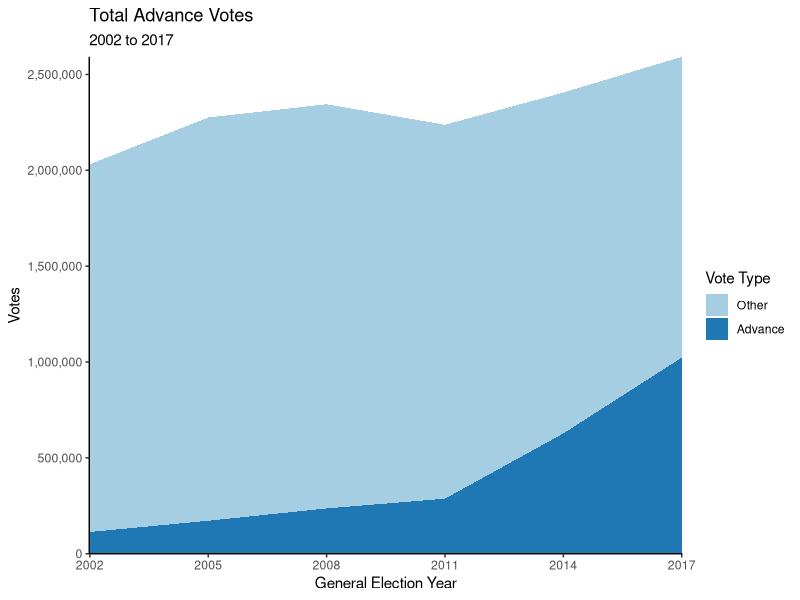
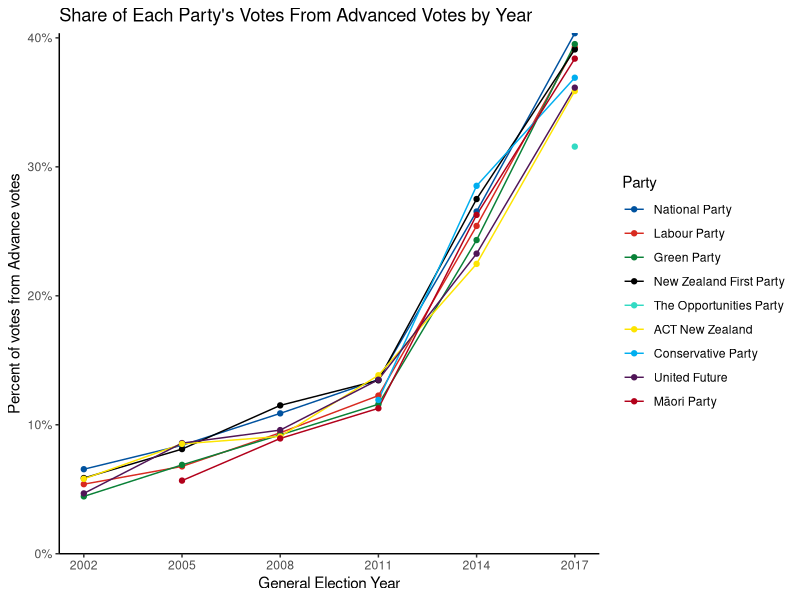
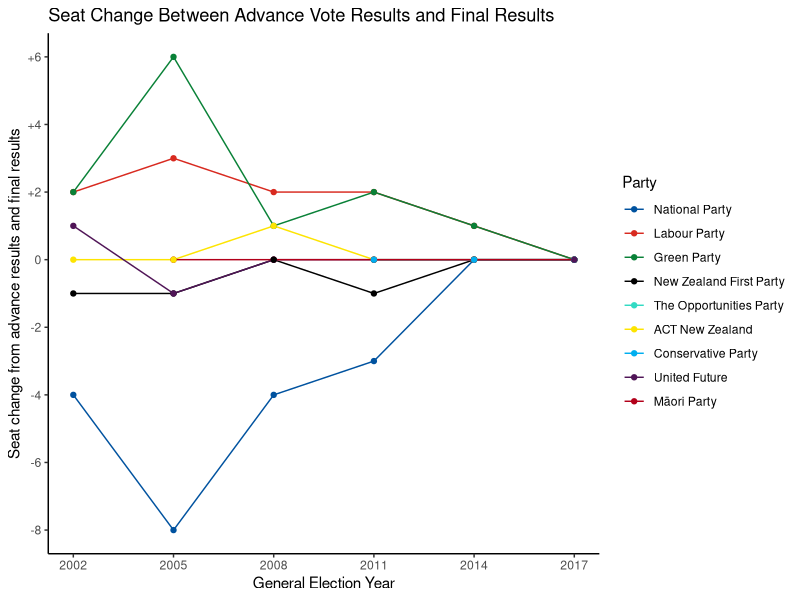
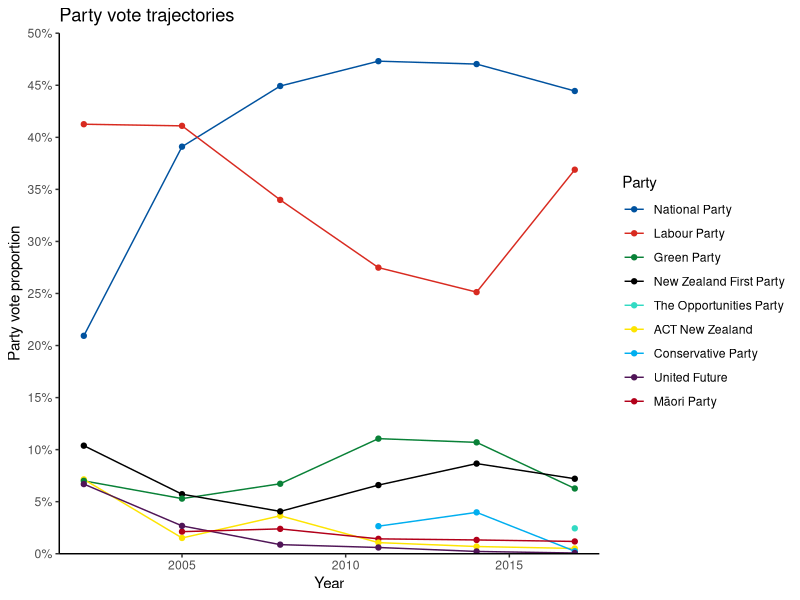
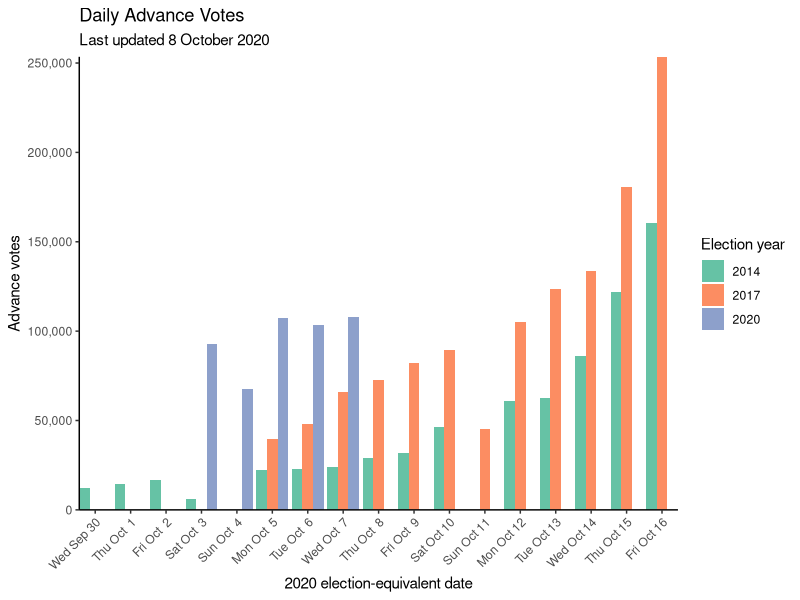

R code for these plots, in order:
library(dplyr)
library(tidyr)
library(ggplot2)
library(scales)
library(RColorBrewer)
theme_set(theme_classic())
partycolours <- c(
                  "National Party" = "#00529F",
                  "Labour Party" = "#D82A20",
                  "Green Party" = "#098137",
                  "New Zealand First Party" = "#000000",
                  "The Opportunities Party" = "#32DAC3",
                  "ACT New Zealand" = "#FDE401",
                  "Conservative Party" = "#00AEEF",
                  "United Future" = "#501557",
                  "Māori Party" = "#B2001A"
                  )
dat <- read.csv("AdvancedVotesNewZealand.csv", stringsAsFactors = FALSE) %>%
    mutate(Party = gsub(" $", "", Party),
           Party = gsub("Mâori", "Māori", Party),
           Party = gsub("^Conservative$", "Conservative Party", Party),
           Party = gsub("^United Future New Zealand$", "United Future", Party),
           Party = gsub(" Coalition$", "", Party),
           Party = gsub("MANA", "Mana", Party),
           Party = gsub(" \\(.*\\)$", "", Party)) %>%
    pivot_wider(id_cols = c(Year, Party),
                names_from = Type, values_from = c(Votes, Seats)) %>%
    mutate(Votes_Other = Votes_Total - Votes_Advance,
           Advance_Proportion = Votes_Advance / Votes_Total,
           Seat_Difference = Seats_Total - Seats_Advance)

e.years <- sort(unique(dat$Year))

elec <- dat %>% group_by(Year) %>%
    summarise(Total_Votes = sum(Votes_Total),
              Total_Advance = sum(Votes_Advance),
              Total_Other = sum(Votes_Other),
              Total_Seats = sum(Seats_Total),
              Advance_Seats = sum(Seats_Advance),
              Seat_Differences = sum(abs(Seat_Difference)),
              .groups = "drop") %>%
    mutate(Prop_Advance = Total_Advance / Total_Other)

partylev <- dat %>% left_join(elec, by = "Year") %>%
    mutate(PV_Prop_Total = Votes_Total / Total_Votes,
           PV_Prop_Advance = Votes_Advance / Total_Advance)

partyav <- partylev %>% group_by(Party) %>%
    summarise(Total_Mean_Prop = mean(PV_Prop_Total),
              Advance_Mean_Prop = mean(PV_Prop_Advance),
              .groups = "drop") %>% arrange(desc(Total_Mean_Prop))

partylev$Party = factor(partylev$Party, levels = partyav$Party)

typecomp <- partylev %>%
    select(Year:Party, Votes_Advance,
           Votes_Other, Seats_Advance,
           Seats_Total, PV_Prop_Advance,
           PV_Prop_Total) %>%
    pivot_longer(cols = Votes_Advance:PV_Prop_Total,
                 names_to = c("Quantity", "Type"),
                 names_pattern = "(.*)_([^_]*)$",
                 values_to = "value") %>%
    pivot_wider(names_from = "Quantity", values_from = "value")

vtypes <- elec %>% select(Year, Total_Advance, Total_Other) %>%
    pivot_longer(Total_Advance:Total_Other, names_to = "Type", names_prefix = "Total_",
                 values_to = "Votes") %>%
    mutate(Type = factor(Type, levels = c("Other", "Advance")))

advplot <- ggplot(vtypes, aes(x = Year, y = Votes, fill = Type)) + geom_area() +
    scale_y_continuous(labels = scales::comma, expand = c(0,0)) +
    scale_x_continuous("General Election Year",
                       breaks = e.years,
                       expand = c(0,0)) +
    scale_fill_brewer("Vote Type", palette = "Paired") +
    labs(title = "Total Advance Votes", subtitle = "2002 to 2017")
advplot

propplot <- ggplot(filter(partylev, Party %in% names(partycolours)),
       aes(x = Year, y = Advance_Proportion, colour = Party)) + geom_line() + geom_point() +
    scale_colour_manual(values = partycolours) +
    scale_y_continuous("Percent of votes from Advance votes",
                       labels = scales::percent, limits=c(0, NA), expand=c(0,0)) +
    scale_x_continuous("General Election Year",
                       breaks = e.years) +
    labs(title = "Share of Each Party's Votes From Advanced Votes by Year")
propplot


scplot <- ggplot(filter(partylev, Party %in% names(partycolours)),
       aes(x = Year, y = Seat_Difference, colour = Party)) +
    geom_line() + geom_point() + 
    scale_colour_manual(values = partycolours) +
    scale_x_continuous("General Election Year",
                       breaks = e.years) +
    scale_y_continuous("Seat change from advance results and final results", n.breaks = 8,
                       labels = function(x) { paste0(ifelse(x > 0, "+", ""), x) }) +
    labs(title = "Seat Change Between Advance Vote Results and Final Results")
scplot

pvplot <- ggplot(filter(partylev, Party %in% names(partycolours)),
       aes(x = Year, y = PV_Prop_Total, colour = Party)) +
    geom_line() + geom_point() +
    scale_colour_manual(values = partycolours) +
    scale_y_continuous("Party vote proportion", n.breaks = 10,
                       expand=c(0,0), limits = c(0, 0.5), labels = scales::percent) +
    labs(title = "Party vote trajectories")
pvplot

daily <- read.csv("2020-advance-vote-data.csv", stringsAsFactors = FALSE) %>%
    filter(Date != "Totals") %>% mutate(Date = as.Date(Date)) %>%
    pivot_longer(cols = X2020.General.Election:X2014.General.Election, names_to = "Year", names_pattern = "^X([0-9]{4}).*$", values_to = "Votes") %>%
    mutate(Votes = ifelse(is.na(Votes), 0, Votes))

dailyplot <- ggplot(daily, aes(x = Date, y = Votes, fill = Year)) +
    geom_col(position="dodge") +
    scale_x_date("2020 election-equivalent date",
                 date_breaks = "1 day", date_labels = "%a %b %e",
                 expand = c(0,0)) +
    scale_fill_brewer("Election year", palette = "Set2") +
    scale_y_continuous("Advance votes", labels = scales::comma, expand = c(0,0)) +
    labs(title = "Daily Advance Votes", subtitle = "Last updated 8 October 2020") +
    theme(axis.text.x = element_text(angle = 45, vjust = 1, hjust = 1))
dailyplot
